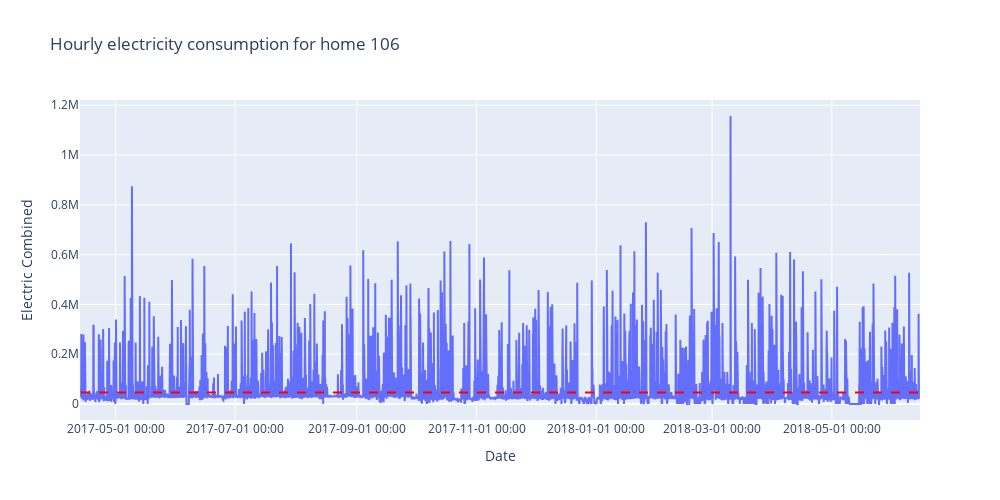

This figure's notebook cell:
### Code cell
hourly_consumption2(df_106, 106)

### Figure 1 — Plotly figure (JSON) as saved in the notebook; plotly's stock layout.template omitted (floating-point values rounded to 4 significant figures; data arrays with more than 128 entries replaced by an {"elided": "..."} marker saying what was removed)
{"data": [{"mode": "lines", "name": "mains", "type": "scatter", "x": {"elided": "10250 str values"}, "y": {"elided": "10250 int values"}}], "layout": {"autosize": false, "height": 500, "shapes": [{"line": {"color": "Red", "dash": "dash", "width": 2}, "type": "line", "x0": "2017-04-13T10:00:00", "x1": "2018-06-14T11:00:00", "y0": 45740.0, "y1": 45740.0}], "title": {"text": "Hourly electricity consumption for home 106"}, "width": 1000, "xaxis": {"tickformat": "%Y-%m-%d %H:%M", "title": {"text": "Date"}}, "yaxis": {"title": {"text": "Electric Combined"}}}}
